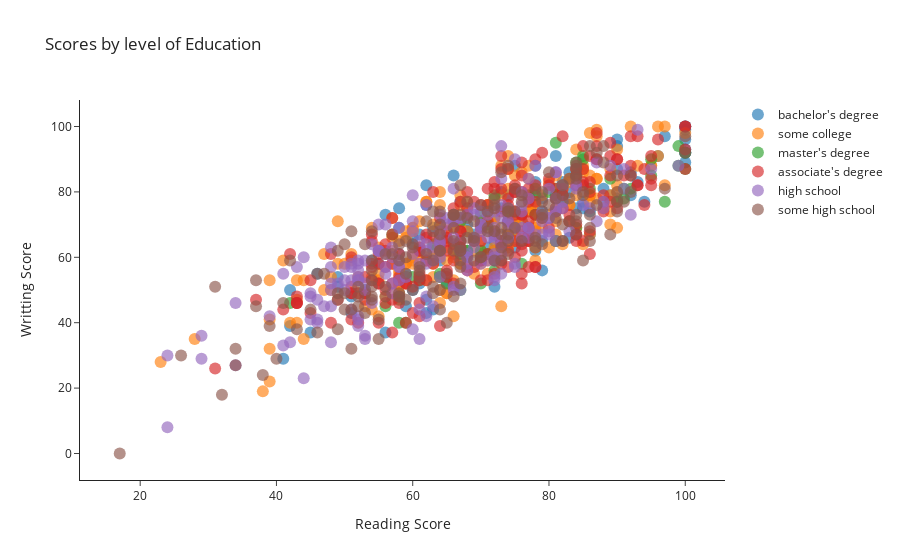

Write notebook code for a chart like this one.
### Markdown cell above
#### Scatter plot using 'for' loop on Unique enteries

### Code cell
data = []

for i in df['parental_level_of_education'].unique():
    data.append(go.Scatter(x = df[df['parental_level_of_education'] == i]['reading_score'],
                           y = df[df['parental_level_of_education'] == i]['math_score'],
                           mode = 'markers',
                           name = str(i),
                           showlegend = True,
                           marker = dict(size = 12,
                                         opacity = 0.65)))
    
layout = go.Layout(title='Scores by level of Education', 
                   xaxis=dict(title="Reading Score"),
                   yaxis=dict(title='Writting Score'),
                   template='simple_white')

fig = go.Figure(data=data, layout=layout)

iplot(fig)

### Figure 1 — Plotly figure (JSON) as saved in the notebook; plotly's stock layout.template omitted (floating-point values rounded to 4 significant figures; data arrays with more than 128 entries replaced by an {"elided": "..."} marker saying what was removed)
{"data": [{"marker": {"opacity": 0.65, "size": 12}, "mode": "markers", "name": "bachelor's degree", "showlegend": true, "type": "scatter", "x": [72, 71, 69, 74, 78, 72, 67, 74, 100, 85, 82, 92, 49, 79, 55, 75, 67, 49, 100, 51, 88, 79, 62, 86, 82, 66, 83, 75, 63, 78, 56, 79, 75, 73, 60, 61, 64, 71, 93, 94, 65, 72, 58, 66, 70, 64, 73, 72, 74, 83, 56, 89, 100, 58, 58, 76, 62, 88, 59, 92, 58, 41, 83, 66, 90, 90, 51, 100, 68, 96, 73, 63, 68, 100, 79, 90, 45, 78, 63, 58, 74, 81, 85, 74, 72, 81, 84, 72, 73, 60, 68, 73, 78, 81, 54, 59, 70, 90, 86, 60, 97, 79, 42, 62, 64, 70, 46, 100, 75, 64, 42, 61, 62, 100, 75, 84, 100, 72], "y": [72, 74, 67, 79, 80, 65, 65, 68, 99, 75, 78, 79, 51, 74, 58, 68, 77, 54, 96, 43, 77, 78, 82, 67, 83, 63, 80, 63, 69, 83, 73, 73, 88, 65, 66, 67, 59, 63, 83, 77, 52, 61, 49, 61, 59, 66, 64, 51, 71, 86, 37, 79, 100, 53, 75, 71, 76, 81, 55, 86, 69, 29, 66, 85, 87, 96, 48, 92, 68, 91, 63, 44, 68, 92, 56, 94, 37, 88, 62, 61, 66, 65, 77, 66, 59, 79, 87, 62, 80, 50, 70, 75, 62, 91, 59, 45, 61, 78, 74, 64, 97, 65, 39, 43, 63, 71, 55, 93, 67, 70, 50, 52, 47, 100, 70, 75, 89, 62]}, {"marker": {"opacity": 0.65, "size": 12}, "mode": "markers", "name": "some college", "showlegend": true, "type": "scatter", "x": {"elided": "226 int values"}, "y": {"elided": "226 int values"}}, {"marker": {"opacity": 0.65, "size": 12}, "mode": "markers", "name": "master's degree", "showlegend": true, "type": "scatter", "x": [95, 53, 42, 74, 70, 72, 68, 100, 82, 84, 53, 92, 76, 91, 70, 68, 84, 56, 80, 81, 82, 95, 81, 70, 71, 58, 64, 79, 59, 78, 97, 59, 63, 72, 67, 71, 61, 60, 89, 58, 81, 99, 81, 57, 77, 90, 65, 64, 85, 85, 67, 86, 67, 84, 78, 66, 91, 100, 99], "y": [90, 50, 46, 73, 62, 56, 62, 87, 82, 89, 49, 81, 58, 81, 52, 62, 69, 45, 80, 65, 77, 85, 79, 73, 70, 47, 55, 74, 40, 79, 77, 54, 64, 79, 61, 61, 53, 54, 84, 40, 95, 94, 81, 67, 79, 77, 52, 54, 90, 91, 71, 81, 50, 85, 73, 72, 78, 92, 88]}, {"marker": {"opacity": 0.65, "size": 12}, "mode": "markers", "name": "associate's degree", "showlegend": true, "type": "scatter", "x": {"elided": "222 int values"}, "y": {"elided": "222 int values"}}, {"marker": {"opacity": 0.65, "size": 12}, "mode": "markers", "name": "high school", "showlegend": true, "type": "scatter", "x": {"elided": "196 int values"}, "y": {"elided": "196 int values"}}, {"marker": {"opacity": 0.65, "size": 12}, "mode": "markers", "name": "some high school", "showlegend": true, "type": "scatter", "x": {"elided": "179 int values"}, "y": {"elided": "179 int values"}}], "layout": {"title": {"text": "Scores by level of Education"}, "xaxis": {"title": {"text": "Reading Score"}}, "yaxis": {"title": {"text": "Writting Score"}}}}
